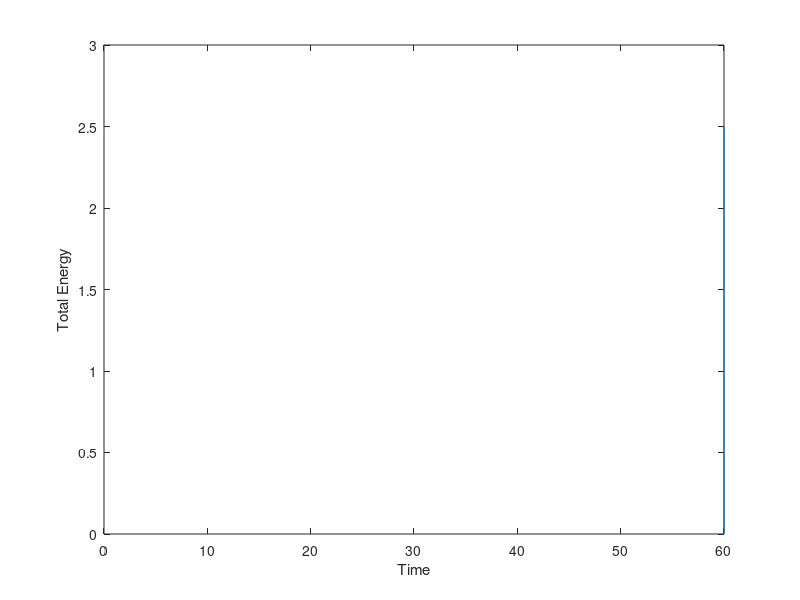

MATLAB code to generate this figure:
% This script is the program to simulate the oscillator using the leap-frog
% method.
% Alex Aalbertsberg (s1008129)
clc

k = 5; % spring constant given (5 N/m)
m = 2; % mass given (2 kg)

T = 60; %self-defined final simulation time

MaxStap = 600000; % maximum amount of steps
DeltaT = T/MaxStap; % calculate time step

%Pre-allocate arrays
x = zeros(1,MaxStap);
t = zeros(1,MaxStap);
e = zeros(1,MaxStap);

%initial values
x(1) = 1; w = 0; t(1) = 0; e(1) = 0;

%Time integration using leap-frog method
for i=1:MaxStap-1
    t(i+1) = t(i) + DeltaT; %update time
    
    a = -k*x(i)/m; % acceleration (a = F/m)
    w = w + a * DeltaT;
    x(i+1) = x(i) + w * DeltaT;
    
    e(i) = (1/2)*k*x(i)^2 + (1/2)*m*w^2;
end

plot(t,e); % plot energy as a function of time
xlabel('Time'); ylabel('Total Energy');